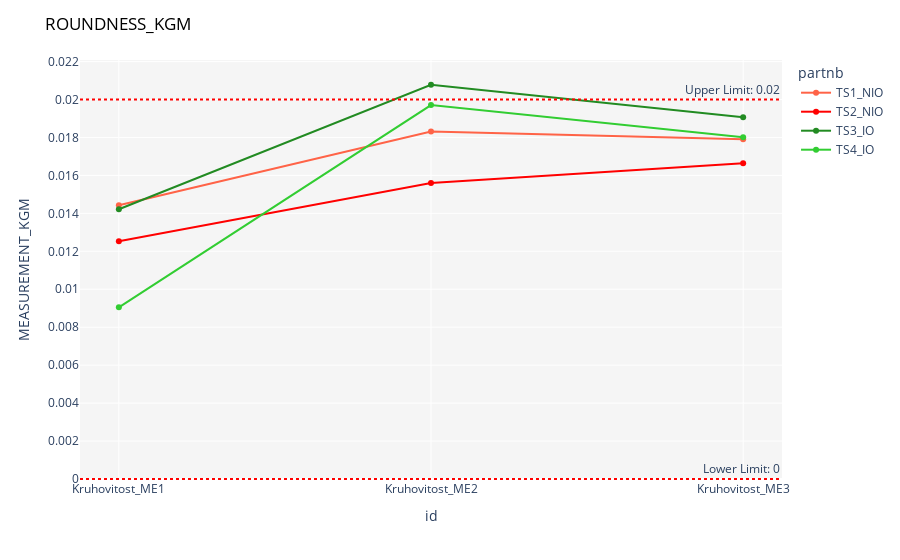

This figure's notebook cell:
### Code cell
UL = round(df1['UL_KGM'].iloc[0],3)
LL = round(df1['LL_KGM'].iloc[0],3)
#NOMINAL=round(df['NOMINAL_KGM'].iloc[0],3)

fig = px.line(df1, x='id', y='MEASUREMENT_KGM', color='partnb', markers=True, color_discrete_map={'TS1_NIO': 'tomato', 'TS2_NIO': 'red', 
                                                                                                 'TS3_IO': 'forestgreen',
                                                                                                'TS4_IO': 'limegreen'})


fig.add_hline(y=UL, line_dash="dot", line_color="red", annotation_text=f'Upper Limit: {UL}')
fig.add_hline(y=LL, line_dash="dot", line_color="red", annotation_text=f'Lower Limit: {LL}')
#fig.add_hline(y=NOMINAL, line_dash="dot", line_color="darkseagreen", annotation_text=f'Nominal: {NOMINAL}')
fig.update_layout(title='ROUNDNESS_KGM',title_font_color='black') 
fig.update_layout(plot_bgcolor='whitesmoke')
fig.update_yaxes(tickangle=0, nticks=20)
fig.show()

### Figure 1 — Plotly figure (JSON) as saved in the notebook; plotly's stock layout.template omitted (floating-point values rounded to 4 significant figures)
{"data": [{"hovertemplate": "partnb=TS1_NIO<br>id=%{x}<br>MEASUREMENT_KGM=%{y}<extra></extra>", "legendgroup": "TS1_NIO", "line": {"color": "tomato", "dash": "solid"}, "marker": {"symbol": "circle"}, "mode": "lines+markers", "name": "TS1_NIO", "orientation": "v", "showlegend": true, "type": "scatter", "x": ["Kruhovitost_ME1", "Kruhovitost_ME2", "Kruhovitost_ME3"], "xaxis": "x", "y": [0.01443, 0.01832, 0.0179], "yaxis": "y"}, {"hovertemplate": "partnb=TS2_NIO<br>id=%{x}<br>MEASUREMENT_KGM=%{y}<extra></extra>", "legendgroup": "TS2_NIO", "line": {"color": "red", "dash": "solid"}, "marker": {"symbol": "circle"}, "mode": "lines+markers", "name": "TS2_NIO", "orientation": "v", "showlegend": true, "type": "scatter", "x": ["Kruhovitost_ME1", "Kruhovitost_ME2", "Kruhovitost_ME3"], "xaxis": "x", "y": [0.01253, 0.0156, 0.01664], "yaxis": "y"}, {"hovertemplate": "partnb=TS3_IO<br>id=%{x}<br>MEASUREMENT_KGM=%{y}<extra></extra>", "legendgroup": "TS3_IO", "line": {"color": "forestgreen", "dash": "solid"}, "marker": {"symbol": "circle"}, "mode": "lines+markers", "name": "TS3_IO", "orientation": "v", "showlegend": true, "type": "scatter", "x": ["Kruhovitost_ME1", "Kruhovitost_ME2", "Kruhovitost_ME3"], "xaxis": "x", "y": [0.01422, 0.02078, 0.01907], "yaxis": "y"}, {"hovertemplate": "partnb=TS4_IO<br>id=%{x}<br>MEASUREMENT_KGM=%{y}<extra></extra>", "legendgroup": "TS4_IO", "line": {"color": "limegreen", "dash": "solid"}, "marker": {"symbol": "circle"}, "mode": "lines+markers", "name": "TS4_IO", "orientation": "v", "showlegend": true, "type": "scatter", "x": ["Kruhovitost_ME1", "Kruhovitost_ME2", "Kruhovitost_ME3"], "xaxis": "x", "y": [0.009046, 0.01971, 0.01801], "yaxis": "y"}], "layout": {"annotations": [{"showarrow": false, "text": "Upper Limit: 0.02", "x": 1, "xanchor": "right", "xref": "x domain", "y": 0.02, "yanchor": "bottom", "yref": "y"}, {"showarrow": false, "text": "Lower Limit: 0", "x": 1, "xanchor": "right", "xref": "x domain", "y": 0, "yanchor": "bottom", "yref": "y"}], "autosize": true, "legend": {"title": {"text": "partnb"}, "tracegroupgap": 0}, "margin": {"t": 60}, "plot_bgcolor": "whitesmoke", "shapes": [{"line": {"color": "red", "dash": "dot"}, "type": "line", "x0": 0, "x1": 1, "xref": "x domain", "y0": 0.02, "y1": 0.02, "yref": "y"}, {"line": {"color": "red", "dash": "dot"}, "type": "line", "x0": 0, "x1": 1, "xref": "x domain", "y0": 0, "y1": 0, "yref": "y"}], "title": {"font": {"color": "black"}, "text": "ROUNDNESS_KGM"}, "xaxis": {"anchor": "y", "autorange": true, "domain": [0, 1], "range": [-0.1215, 2.122], "title": {"text": "id"}, "type": "category"}, "yaxis": {"anchor": "x", "autorange": true, "domain": [0, 1], "nticks": 20, "range": [-0.0001017, 0.02228], "tickangle": 0, "title": {"text": "MEASUREMENT_KGM"}, "type": "linear"}}}
